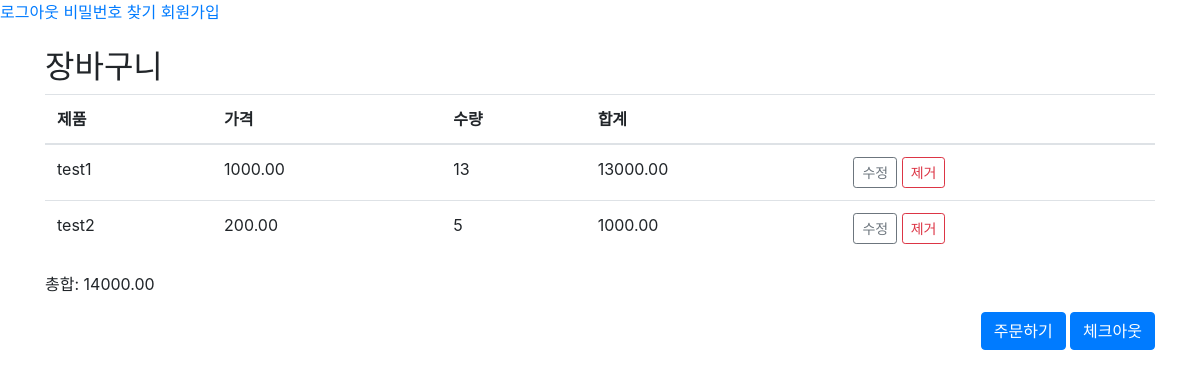
/shop/cart_detail/ (signed in), run on an earlier commit of the app's database.
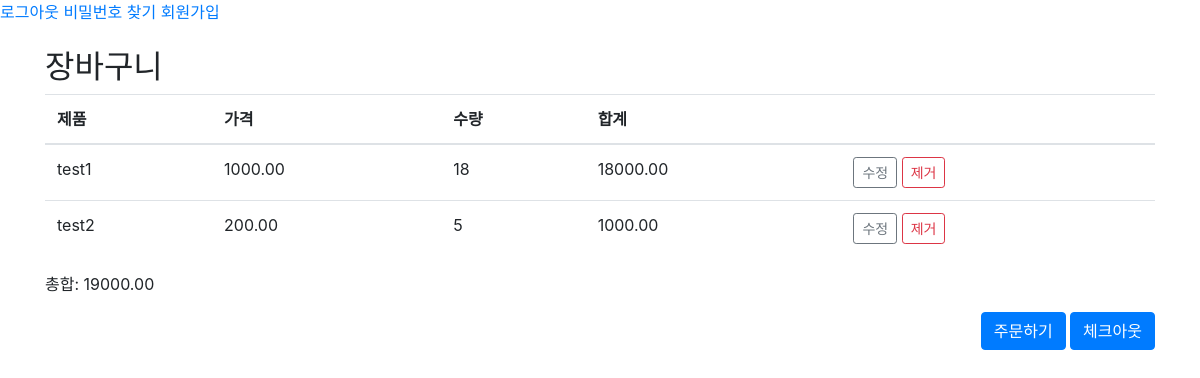
And on a later commit of the database.
### shop/models.py (models this page shows, shortened)
class CartItem(models.Model):
    user = models.ForeignKey('auth.User', on_delete=models.CASCADE, related_name='cart_items')
    product = models.ForeignKey('Product', on_delete=models.CASCADE)  # 'Product'를 문자열로 참조
    quantity = models.IntegerField(default=1)
    added_at = models.DateTimeField(auto_now_add=True)  # 항목이 장바구니에 추가된 날짜
    updated_at = models.DateTimeField(auto_now=True)  # 항목이 마지막으로 업데이트된 날짜
    @staticmethod
    def get_cart_total(user):
        total = 0
        cart_items = CartItem.objects.filter(user=user)
        for item in cart_items:
            total += item.product.price * item.quantity
        return total

class Product(models.Model):
    name = models.CharField(max_length=100)  # 제품 이름
    price = models.DecimalField(max_digits=10, decimal_places=2)  # 제품 가격
    description = models.TextField()         # 제품 설명
    stock = models.IntegerField()            # 제품 재고 수량
    category = models.ForeignKey(Category, on_delete=models.CASCADE)  # 제품 카테고리 (Category 모델과의 외래 키 관계)

### shop/views.py (the view)
# urls.py: path('cart_detail/', cart_detail, name='cart_detail'),# 상세 페이지 보여주는 view
def cart_detail(request):
    cart_items = CartItem.objects.filter(user=request.user)  # 현재 사용자의 장바구니 항목을 가져옵니다.
    total_price = CartItem.get_cart_total(request.user)
    for item in cart_items:
        item.total_price = item.product.price * item.quantity
    return render(request, 'shop/cart_detail.html', {'cart_items': cart_items,'total_price': total_price })

### templates/shop/cart_detail.html
{% extends 'base.html' %}
{% block content %}
<div class="container mt-4">
    <h2>장바구니</h2>
    {% if cart_items %}
    <table class="table">
        <thead>
            <tr>
                <th>제품</th>
                <th>가격</th>
                <th>수량</th>
                <th>합계</th>
                <th></th>
            </tr>
        </thead>
        <tbody>
            {% for item in cart_items %}
            <tr>
                <td>{{ item.product.name }}</td>
                <td>{{ item.product.price }}</td>
                <td>{{ item.quantity }}</td>
                <td>{{ item.total_price }}</td>
                <td>
                    <a href="#" class="btn btn-sm btn-outline-secondary">수정</a>
                    <a href="#" class="btn btn-sm btn-outline-danger">제거</a>
                </td>
            </tr>
            {% endfor %}
        </tbody>
    </table>
    <p>총합: {{ total_price }}</p>
    <div class="text-right">
        <a href="{% url 'order_create' %}" class="btn btn-primary">주문하기</a>
        <a href="#" class="btn btn-primary">체크아웃</a>
    </div>
    {% else %}
    <p>장바구니가 비어 있습니다.</p>
    {% endif %}
</div>
{% endblock %}

What changed in the data, as far as the page shows it:
changed CartItem "test1": quantity "13" → "18"; total_price "13000.00" → "18000.00"
Also different on the page:
{{ total_price }}: "14000.00" → "19000.00"
